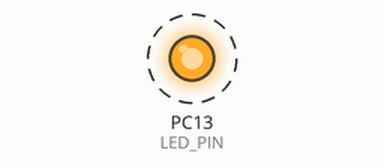
Bench run of a sketch on a simulated STM32 Blue Pill. Shown: output pins drawn as LEDs (lit = HIGH). Dashed ring = blinking. No radio packets arrive unless stated; what the sketch prints to the serial monitor is not drawn.

Above: at 0.15 s.
Timing chart, 0 to 3.0 s (numbered marks = the images above):
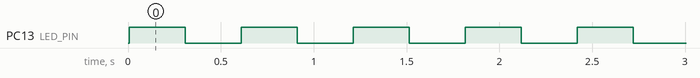

Measured:
- by itself, PC13 (LED_PIN): alternates HIGH for 0.30 s and LOW for 0.30 s

The sketch:

Diplom_peredatchik.ino
```cpp
#include <SPI.h>
#include <RF24.h>
#include <stm32f1xx_hal.h>

// Пины управления (адаптированы под официальное ядро STM32)
#define CE_PIN  PA4
#define CSN_PIN PB0
#define LED_PIN PC13 // Встроенный светодиод на Blue Pill


RF24 radio(CE_PIN, CSN_PIN);
const byte address[6] = "00001"; // Адрес канала (должен совпадать на приёмнике)

void setup() {
  Serial.begin(115200);

  pinMode(LED_PIN, OUTPUT);
  radio.begin();
  radio.openWritingPipe(address);
  radio.setPALevel(RF24_PA_MAX);      // Низкая мощность для ближней связи (меньше помех)
  radio.setAutoAck(false);            // Отключаем ACK для строгого соблюдения интервала 300 мс
  radio.stopListening();              // Режим передачи

  Serial.println("TX: Готов к отправке");
}

void loop() {
  const char message[] = "LED_OFF";
  const char message2[] = "LED_ON";


  // Отправка сообщения
  radio.write(&message, sizeof(message));
  digitalWrite(LED_PIN, HIGH);

  // Строгая задержка 300 мс между отправками
  delay(300);

  // Отправка сообщения
  radio.write(&message2, sizeof(message2));
  digitalWrite(LED_PIN, LOW);

  // Строгая задержка 300 мс между отправками
  delay(300);
}
```
